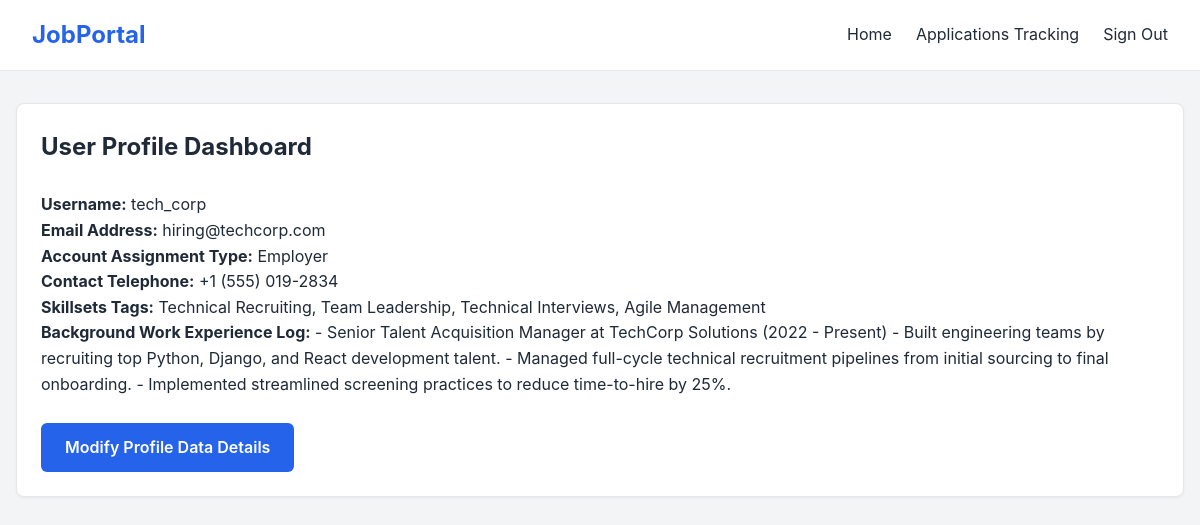
The page /users/profile/ (signed in) on the database its author committed.
### users/models.py (models this page shows, shortened)
class Profile(models.Model):
    USER_TYPES = (
        ('seeker', 'Job Seeker'),
        ('employer', 'Employer'),
    )
    user = models.OneToOneField(User, on_delete=models.CASCADE)
    user_type = models.CharField(max_length=10, choices=USER_TYPES, default='seeker')
    phone = models.CharField(max_length=20, blank=True, null=True)
    skills = models.TextField(blank=True, null=True, help_text="Comma separated list")
    experience = models.TextField(blank=True, null=True)

### users/views.py (the view)
# urls.py: path('profile/', views.profile_view, name='profile'),
@login_required
def profile_view(request):
    profile, created = Profile.objects.get_or_create(user=request.user)
    return render(request, 'users/profile.html', {'profile': profile})

### users/templates/users/profile.html (shortened to what this page needs)
<!DOCTYPE html>
<html lang="en">
<head>
    <link rel="stylesheet" href="/static/css/style.css">
</head>
<body>
    <nav class="navbar">
        <a href="{% url 'home' %}" class="nav-logo">JobPortal</a>
        <div class="nav-links">
            <a href="{% url 'home' %}">Home</a>
            <a href="{% url 'applications' %}">Applications Tracking</a>
            <a href="{% url 'users:logout' %}">Sign Out</a>
        </div>
    </nav>
    <div class="container">
        <div class="card">
            <h2>User Profile Dashboard</h2><br>
            <p><strong>Username:</strong> {{ profile.user.username }}</p>
            <p><strong>Email Address:</strong> {{ profile.user.email }}</p>
            <p><strong>Account Assignment Type:</strong> {{ profile.get_user_type_display }}</p>
            <p><strong>Contact Telephone:</strong> {{ profile.phone|default:"Not configured" }}</p>
            <p><strong>Skillsets Tags:</strong> {{ profile.skills|default:"None listed" }}</p>
            <p><strong>Background Work Experience Log:</strong> {{ profile.experience|default:"Empty fields statement" }}</p>
            <br>
            <a href="{% url 'users:edit_profile' %}" class="btn">Modify Profile Data Details</a>
        </div>
    </div>
</body>
</html>

### static/CSS/style.css (style rules this page uses)
:root { --primary-color: #2563eb; --primary-dark: #1d4ed8; --success-color: #10b981; --dark-text: #1f2937; --light-bg: #f3f4f6; --border-color: #e5e7eb; }
* { margin: 0; padding: 0; box-sizing: border-box; }
body { font-family: -apple-system, BlinkMacSystemFont, "Segoe UI", Roboto, Helvetica, Arial, sans-serif; color: var(--dark-text); background-color: var(--light-bg); line-height: 1.6; }
a { text-decoration: none; color: inherit; }
.navbar { background-color: #ffffff; border-bottom: 1px solid var(--border-color); padding: 1rem 2rem; display: flex; justify-content: space-between; align-items: center; }
.nav-logo { font-size: 1.5rem; font-weight: 700; color: var(--primary-color); }
.nav-links { display: flex; list-style: none; gap: 1.5rem; align-items: center; }
.container { max-width: 1200px; margin: 2rem auto; padding: 0 1rem; }
.card { background: #ffffff; border: 1px solid var(--border-color); border-radius: 8px; padding: 1.5rem; margin-bottom: 1rem; box-shadow: 0 1px 3px rgba(0,0,0,0.05); }
.btn { display: inline-block; padding: 0.75rem 1.5rem; background-color: var(--primary-color); color: #ffffff; border-radius: 6px; border: none; font-weight: 600; cursor: pointer; text-align: center; }

### rows shown on the page
Profile: user.username "tech_corp", user.email "hiring@techcorp.com", user_type "Employer", phone "+1 (555) 019-2834", skills "Technical Recruiting, Team Leadership, Technical Interviews, Agile Management", experience "- Senior Talent Acquisition Manager at TechCorp Solutions (2022 - Present) - Built engineering teams by recruiting top Python, Django, and React development talent. - Managed full-cycle technical recruitment pipelines from initial sourcing to final onboarding. - Implemented streamlined screening practices to reduce time-to-hire by 25%."
